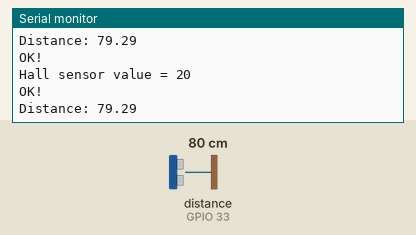
Bench run of a sketch on a simulated ESP32. Parts: the last lines printed to the serial monitor. Wiring (inferred from the names in the program): ultrasonic range finder: trigger GPIO 32; echo GPIO 33. The inputs (shaded band) are chosen by the test bench; at power-on: distance to the obstacle (sensor on GPIO 33) 80 cm. The echo pulse lasts 58.3 µs per cm.

Above: at 5.8 s.
5.9 s: distance to the obstacle (sensor on GPIO 33) set to 2 cm
At 6.7 s:
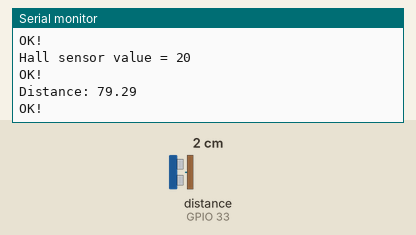
10.6 s: distance to the obstacle (sensor on GPIO 33) set to 4 cm
At 10.6 s:
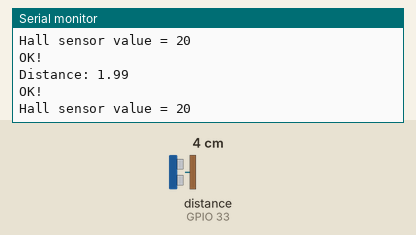
Timing chart, 0 to 13.6 s (numbered marks = the images above; inputs shaded):
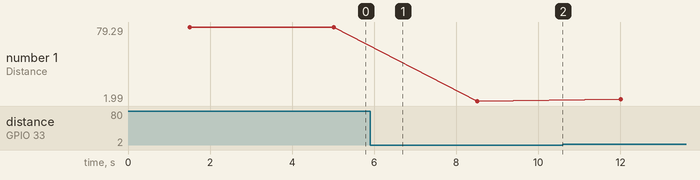

The sketch:

sketch_jun14a.ino
```cpp
#define SOUND_VELOCITY 0.034

const int usTrig = 32;
const int  usEcho = 33;
int hall_val = 0;


void setup() {
  // put your setup code here, to run once:
  Serial.begin(115200);
  pinMode(usTrig, OUTPUT);
  pinMode(usEcho, INPUT);
}

void loop() {
  // put your main code here, to run repeatedly:
  hall();
  Serial.println("OK!"); delay(1000);
  uSonic();
  Serial.println("OK!"); delay(1000);
}

void hall(){
  hall_val = hallRead();
  Serial.print("Hall sensor value = ");
  Serial.println(hall_val);
  delay(500);
}

void uSonic(){
  int timeInt;  //time for the wave to travel
  float dist;
  // clear trigger
  digitalWrite(usTrig, LOW);
  delayMicroseconds(2);
  // sets the trigger HIGH for 10us
  digitalWrite(usTrig, HIGH);
  delayMicroseconds(10);
  digitalWrite(usTrig, LOW);

  // Reads the usEcho, returns the sound wave travel time in microseconds
  timeInt = pulseIn(usEcho, HIGH);

  // Calculate the distance
  dist = timeInt * SOUND_VELOCITY/2;

  // Prints the distance on the Serial Monitor
  Serial.print("Distance: ");
  Serial.println(dist);

  delay(1000);
}
```

Measured:
- plotted number 1: 79.29 → 1.99 after the input at 5.9 s, 1.99 → 3.98 after the input at 10.6 s
